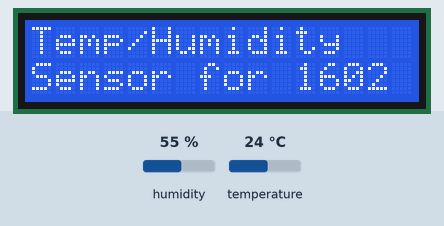
A sketch run on a simulated Arduino Nano, built with avr-gcc and run on an emulated ATmega328P. Parts: 16×2 character LCD. Inputs (shaded band) come from the test bench; at power-on: humidity 55 %, temperature 24 °C.

Above: at 0.2 s.
At 3.3 s:
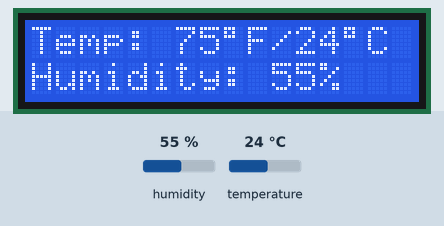

Measured:
- what the display in image 0 shows lasts 3.0 s, from 0.2 s to 3.2 s

The sketch:

1602_I2C_Nano_DHT22.ino
```cpp
/*
  Temperature / Humidity Display v 1.0 for Nano by Bill Jenkins
  Released 12/12/2018
  This sketch is for a temperature and humidity display
  It uses a DHT22 temp./humudity to display this info on
  a 1602 16x2 character LCD display with an attached I2C
  backpack. Temperature is shown in ºF and ºC. Info is
  refreshed every 30 seconds

  Hardware: Arduino Nano or compatible
            DHT22 Temperature/Humidity Sensor
            1602 16x2 character LCD display
            I2C backpack for 1602
            (2x) 170 tie point mini breadboard

  Required Libraries:
  <Adafruit_Sensor.h>  // for DHT22
  <DHT.h>              // for DHT22
  <DHT_U.h>            // for DHT22
  <Wire.h>
  <LiquidCrystal_I2C.h>      // for 1602

  Connections for DHT22 Temperature / Humidity Sensor
  DHT22     Nano
  -------   ----
  DAT       D2     // Data is read from D2
  VCC       +5v
  GND       Gnd

//  Connections for 1602 16x2 LCD module and I2C backpack
//            I2C     I2C
//  1602      In      Out     Nano
//  -------   -----   ----    ----
//  1   VSS   Pin 1   GND     Gnd
//  2   VDD   Pin 2   VCC     +5v
//  3   V0    Pin 3   SDA     A4
//  4   RS    Pin 4   SCL     A5
//  5   RW    Pin 5
//  6   E     Pin 6
//  7   D0    Pin 7
//  8   D1    Pin 8
//  9   D2    Pin 9
//  10  D3    Pin 10
//  11  D4    Pin 11
//  12  D5    Pin 12
//  13  D6    Pin 13
//  14  D7    Pin 14
//  15  A     Pin 15
//  16  K     Pin 16
*/

// include required libraries
#include <Adafruit_Sensor.h>  // for DHT22
#include <DHT.h>              // for DHT22
#include <DHT_U.h>            // for DHT22
#include <Wire.h>
#include <LiquidCrystal_I2C.h>      // for 1602

#define DHTPIN            2         // Pin which is connected to the DHT sensor.
#define DHTTYPE           DHT22     // DHT 22 (AM2302)

// Set the LCD address to 0x27 for a 20 chars and 4 line display
LiquidCrystal_I2C lcd(0x27, 16, 2);

// initialize pins to DHT22. Data line is D2
DHT_Unified dht(DHTPIN, DHTTYPE);
uint32_t delayMS;
sensors_event_t event;

void setup()
{
  // initialize the LCD
  lcd.begin();
  lcd.clear();
  lcd.backlight();
  delay(100);

  // Initialize DHT22 sensor
  dht.begin();                  // create instance of dht
  sensor_t sensor;
  dht.temperature().getSensor(&sensor);   // read temp
  dht.humidity().getSensor(&sensor);      // read humidity

  // Set delay time (20 sec.) between readings.
  // delay time (s) = (2000 / dividend)
  delayMS = sensor.min_delay / 66;

  // print opening screen, display for 3 sec.
  lcd.print("Temp/Humidity");
  lcd.setCursor(0, 1);
  lcd.print("Sensor for 1602");
  delay(3000);
}

void loop()
{
  lcd.clear();                          // clear display
  dht.temperature().getEvent(&event);   // read temperature
  lcd.print("Temp: ");                 // print temp in ºF
  lcd.print(int(event.temperature * 1.8 + 32.0));
  lcd.print(char(0xDF));                // degree symbol
  lcd.print("F/");
  lcd.print(int(event.temperature));    // print temp. in ºC
  lcd.print(char(0xDF));                // degree symbol
  lcd.print("C");
  lcd.setCursor(0, 1);
  dht.humidity().getEvent(&event);      // read humidity
  lcd.print("Humidity: ");        // print humidity
  lcd.print(int(event.relative_humidity));
  lcd.print("%");
  delay(delayMS);                       // delay between readings
}
```
